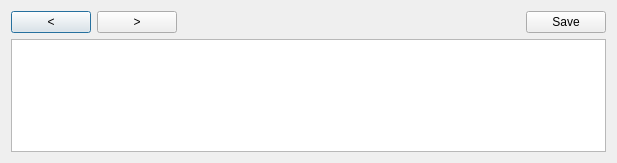
<?xml version="1.0" encoding="UTF-8"?>
<ui version="4.0">
 <class>helpWindow</class>
 <widget class="QDialog" name="helpWindow">
  <property name="geometry">
   <rect>
    <x>0</x>
    <y>0</y>
    <width>617</width>
    <height>163</height>
   </rect>
  </property>
  <property name="windowTitle">
   <string>Help</string>
  </property>
  <property name="layoutDirection">
   <enum>Qt::LeftToRight</enum>
  </property>
  <property name="autoFillBackground">
   <bool>false</bool>
  </property>
  <layout class="QVBoxLayout" name="verticalLayout">
   <item>
    <layout class="QHBoxLayout" name="horizontalLayout">
     <item>
      <widget class="QPushButton" name="back">
       <property name="text">
        <string>&lt;</string>
       </property>
      </widget>
     </item>
     <item>
      <widget class="QPushButton" name="forward">
       <property name="text">
        <string>&gt;</string>
       </property>
      </widget>
     </item>
     <item>
      <spacer name="horizontalSpacer">
       <property name="orientation">
        <enum>Qt::Horizontal</enum>
       </property>
       <property name="sizeHint" stdset="0">
        <size>
         <width>40</width>
         <height>20</height>
        </size>
       </property>
      </spacer>
     </item>
     <item>
      <spacer name="horizontalSpacer_3">
       <property name="orientation">
        <enum>Qt::Horizontal</enum>
       </property>
       <property name="sizeHint" stdset="0">
        <size>
         <width>40</width>
         <height>20</height>
        </size>
       </property>
      </spacer>
     </item>
     <item>
      <spacer name="horizontalSpacer_2">
       <property name="orientation">
        <enum>Qt::Horizontal</enum>
       </property>
       <property name="sizeHint" stdset="0">
        <size>
         <width>40</width>
         <height>20</height>
        </size>
       </property>
      </spacer>
     </item>
     <item>
      <widget class="QPushButton" name="save">
       <property name="text">
        <string>Save</string>
       </property>
      </widget>
     </item>
    </layout>
   </item>
   <item>
    <widget class="QTextEdit" name="textEdit">
     <property name="enabled">
      <bool>true</bool>
     </property>
    </widget>
   </item>
  </layout>
 </widget>
 <resources/>
 <connections/>
</ui>
